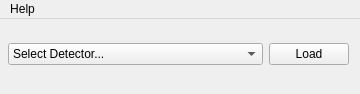
<?xml version="1.0" encoding="UTF-8"?>
<ui version="4.0">
 <class>MainWindow</class>
 <widget class="QMainWindow" name="MainWindow">
  <property name="geometry">
   <rect>
    <x>0</x>
    <y>0</y>
    <width>360</width>
    <height>94</height>
   </rect>
  </property>
  <property name="windowTitle">
   <string>MainWindow</string>
  </property>
  <widget class="QWidget" name="centralwidget">
   <widget class="QWidget" name="horizontalLayoutWidget">
    <property name="geometry">
     <rect>
      <x>8</x>
      <y>10</y>
      <width>341</width>
      <height>51</height>
     </rect>
    </property>
    <layout class="QHBoxLayout" name="horizontalLayout" stretch="1,0">
     <item>
      <widget class="QComboBox" name="comboBox">
       <item>
        <property name="text">
         <string>Select Detector...</string>
        </property>
       </item>
      </widget>
     </item>
     <item>
      <widget class="QPushButton" name="buttonLoad">
       <property name="text">
        <string>Load</string>
       </property>
      </widget>
     </item>
    </layout>
   </widget>
  </widget>
  <widget class="QMenuBar" name="menubar">
   <property name="geometry">
    <rect>
     <x>0</x>
     <y>0</y>
     <width>360</width>
     <height>24</height>
    </rect>
   </property>
   <widget class="QMenu" name="menuHelp">
    <property name="title">
     <string>Help</string>
    </property>
    <addaction name="actionDetector_Pool_Homepage"/>
   </widget>
   <addaction name="menuHelp"/>
  </widget>
  <action name="actionDetector_Pool_Homepage">
   <property name="text">
    <string>Detector Pool Homepage</string>
   </property>
  </action>
 </widget>
 <resources/>
 <connections/>
</ui>
